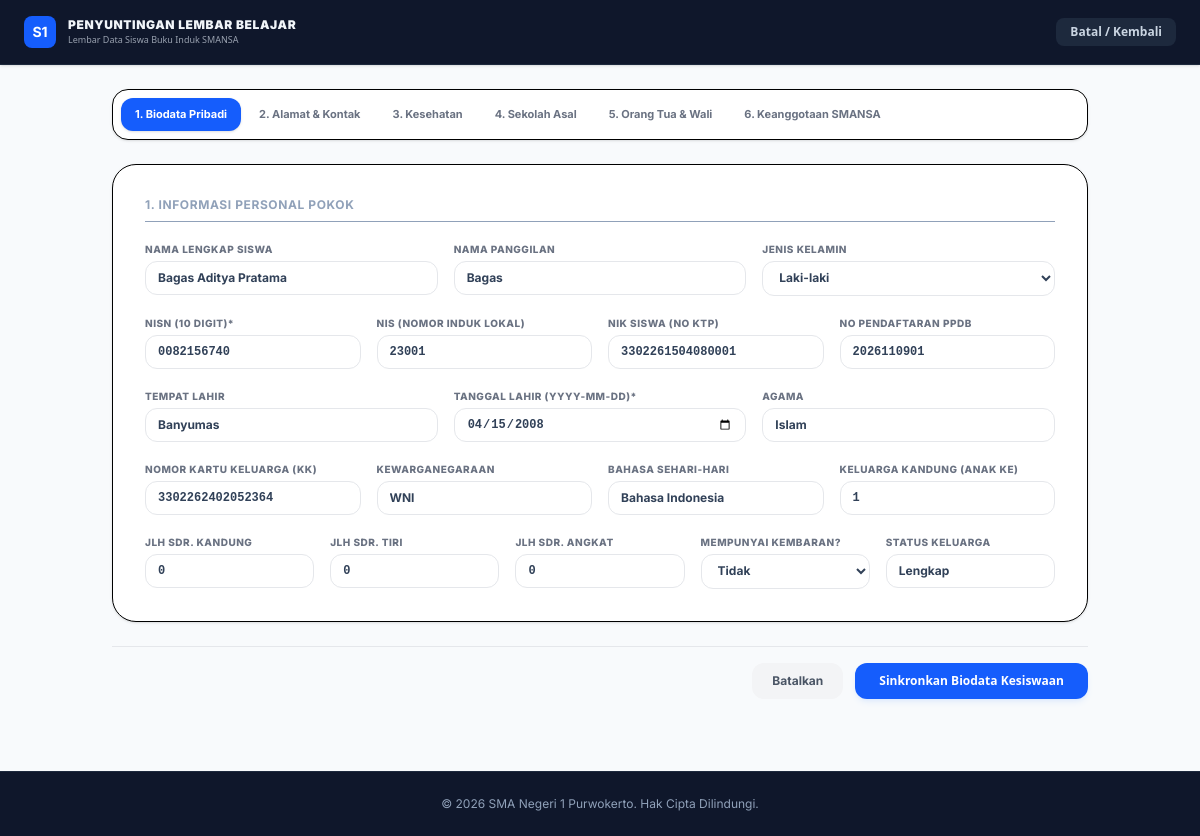
The page /admin_edit.php?id=1 (signed in) on the database its author committed.
### tables this page shows
CREATE TABLE IF NOT EXISTS `students` (
  `id` INT AUTO_INCREMENT PRIMARY KEY,
  `nisn` VARCHAR(15) NOT NULL UNIQUE,
  `nis` VARCHAR(15) DEFAULT NULL,
  `nik` VARCHAR(20) DEFAULT NULL,
  `no_pendaftaran` VARCHAR(30) DEFAULT NULL,
  `no_kk` VARCHAR(20) DEFAULT NULL,
  `no_kip` VARCHAR(20) DEFAULT NULL,
  `id_dtks` VARCHAR(20) DEFAULT NULL,
  
   
  `nama_lengkap` VARCHAR(100) NOT NULL,
  `nama_panggilan` VARCHAR(50) DEFAULT NULL,
  `jenis_kelamin` VARCHAR(15) NOT NULL,
  `tempat_lahir` VARCHAR(50) DEFAULT NULL,
  `tanggal_lahir` DATE NOT NULL,
  `agama` VARCHAR(20) DEFAULT NULL,
  `kewarganegaraan` VARCHAR(30) DEFAULT NULL,
  `anak_ke` INT DEFAULT 1,
  `saudara_kandung` INT DEFAULT 0,
  `saudara_tiri` INT DEFAULT 0,
  `saudara_angkat` INT DEFAULT 0,
  `saudara_kembar` INT DEFAULT 0,
  `anak_yatim_piatu` VARCHAR(50) DEFAULT 'Bukan Anak Yatim Piatu',
  `status_keluarga` VARCHAR(55) DEFAULT 'Lengkap',
  `bahasa_sehari_hari` VARCHAR(55) DEFAULT 'Bahasa Indonesia',
  
   
  `alamat_lengkap` TEXT DEFAULT NULL,
  `telepon` VARCHAR(25) DEFAULT NULL,
  `tinggal_dengan` VARCHAR(55) DEFAULT 'Orang Tua',
  `jarak_ke_sekolah` VARCHAR(25) DEFAULT NULL,
  `transportasi` VARCHAR(55) DEFAULT NULL,
  
   
  `golongan_darah` VARCHAR(5) DEFAULT NULL,
  `penyakit_pernah_diderita` TEXT DEFAULT NULL,
  `kelainan_jasmani` TEXT DEFAULT NULL,
  `tinggi_badan` INT DEFAULT 0,
  `berat_badan` INT DEFAULT 0,
  
   
  `lulusan_dari` VARCHAR(100) DEFAULT NULL,
  `tanggal_ijazah` VARCHAR(30) DEFAULT NULL,
  `nomor_ijazah` VARCHAR(50) DEFAULT NULL,
  `pindahan_dari` VARCHAR(100) DEFAULT NULL,
  `alasan_pindah` TEXT DEFAULT NULL,
  `lama_belajar` VARCHAR(30) DEFAULT NULL,
  
   
  `rerata_agama` DECIMAL(5,2) DEFAULT 0.00,
  `rerata_ppkn` DECIMAL(5,2) DEFAULT 0.00,
  `rerata_b_indonesia` DECIMAL(5,2) DEFAULT 0.00,
  `rerata_matematika` DECIMAL(5,2) DEFAULT 0.00,
  `rerata_ipa` DECIMAL(5,2) DEFAULT 0.00,
  `rerata_ips` DECIMAL(5,2) DEFAULT 0.00,
  `rerata_b_inggris` DECIMAL(5,2) DEFAULT 0.00,
  
   
  `prestasi_akademik` TEXT DEFAULT NULL,
  `prestasi_non_akademik` TEXT DEFAULT NULL,
  
   
  `ayah_nama` VARCHAR(100) DEFAULT NULL,
  `ayah_nik` VARCHAR(20) DEFAULT NULL,
  `ayah_tempat_lahir` VARCHAR(50) DEFAULT NULL,
  `ayah_tanggal_lahir` DATE DEFAULT NULL,
  `ayah_agama` VARCHAR(20) DEFAULT NULL,
  `ayah_kewarganegaraan` VARCHAR(30) DEFAULT NULL,
  `ayah_pendidikan` VARCHAR(50) DEFAULT NULL,
  `ayah_pekerjaan` VARCHAR(100) DEFAULT NULL,
  `ayah_penghasilan` VARCHAR(50) DEFAULT NULL,
  `ayah_alamat` TEXT DEFAULT NULL,
  `ayah_telepon` VARCHAR(25) DEFAULT NULL,
  `ayah_is_masih_hidup` TINYINT(1) DEFAULT 1,
  
   
  `ibu_nama` VARCHAR(100) DEFAULT NULL,
  `ibu_nik` VARCHAR(20) DEFAULT NULL,
  `ibu_tempat_lahir` VARCHAR(50) DEFAULT NULL,
  `ibu_tanggal_lahir` DATE DEFAULT NULL,
  `ibu_agama` VARCHAR(20) DEFAULT NULL,
  `ibu_kewarganegaraan` VARCHAR(30) DEFAULT NULL,
  `ibu_pendidikan` VARCHAR(50) DEFAULT NULL,
  `ibu_pekerjaan` VARCHAR(100) DEFAULT NULL,
  `ibu_penghasilan` VARCHAR(50) DEFAULT NULL,
  `ibu_alamat` TEXT DEFAULT NULL,
  `ibu_telepon` VARCHAR(25) DEFAULT NULL,
  `ibu_is_masih_hidup` TINYINT(1) DEFAULT 1,
  
   
  `has_wali` TINYINT(1) DEFAULT 0,
  `wali_nama` VARCHAR(100) DEFAULT NULL,
  `wali_nik` VARCHAR(20) DEFAULT NULL,
  `wali_tempat_lahir` VARCHAR(50) DEFAULT NULL,
  `wali_tanggal_lahir` DATE DEFAULT NULL,
  `wali_agama` VARCHAR(20) DEFAULT NULL,
  `wali_kewarganegaraan` VARCHAR(30) DEFAULT NULL,
  `wali_pendidikan` VARCHAR(50) DEFAULT NULL,
  `wali_pekerjaan` VARCHAR(100) DEFAULT NULL,
  `wali_penghasilan` VARCHAR(50) DEFAULT NULL,
  `wali_alamat` TEXT DEFAULT NULL,
  `wali_telepon` VARCHAR(25) DEFAULT NULL,
  `wali_hubungan_siswa` VARCHAR(50) DEFAULT NULL,
  
   
  `kelas_sekarang` VARCHAR(15) NOT NULL,
  `program_keahlian` VARCHAR(50) DEFAULT NULL,
  `tanggal_masuk` DATE NOT NULL,
  `beasiswa` VARCHAR(100) DEFAULT NULL,
  `tanggal_keluar` DATE DEFAULT NULL,
  `alasan_keluar` TEXT DEFAULT NULL,
  `nomor_stb` VARCHAR(30) DEFAULT NULL,
  
   
  `kesenian` VARCHAR(100) DEFAULT NULL,
  `olahraga` VARCHAR(100) DEFAULT NULL,
  `organisasi` VARCHAR(100) DEFAULT NULL,
  
   
  `foto` LONGTEXT DEFAULT NULL,
  
   
  `allow_print` TINYINT(1) DEFAULT 1,
  `created_at` TIMESTAMP DEFAULT CURRENT_TIMESTAMP
);

### admin_edit.php (the view, shortened to what the rows shown need)
<?php
require_once 'config.php';
$student_id = isset($_GET['id']) ? (int)$_GET['id'] : 0;
$student = null;
$mode = 'add';
if ($student_id > 0) {
    $stmt = $db->prepare("SELECT * FROM students WHERE id = ?");
    $stmt->execute([$student_id]);
    $student = $stmt->fetch();
    if ($student) {
        $mode = 'edit';
    } else {
        set_flash_message("Data siswa tidak ditemukan!", "danger");
        redirect('admin_dashboard.php');
    }
}
function val($field, $default = '') {
    global $student, $mode;
    if ($mode === 'edit' && isset($student[$field])) {
        return esc($student[$field]);
    }
    return esc($_POST[$field] ?? $default);
}
?>
<!DOCTYPE html>
<html lang="id">
<head>
    <script src="https://unpkg.com/@tailwindcss/browser@4"></script>
</head>
<body class="min-h-screen bg-slate-50 flex flex-col justify-between">
    <header class="bg-slate-900 text-white py-4 px-6 border-b border-slate-800 shadow-sm">
        <div class="max-w-7xl mx-auto flex items-center justify-between">
            <div class="flex items-center gap-3">
                <div>
                    <h1 class="text-xs font-black tracking-wider uppercase text-slate-100"><?= $mode === 'add' ? 'Registrasi Akun Utama' : 'Penyuntingan Lembar Belajar' ?></h1>
                </div>
            </div>
        </div>
    </header>
    <main class="flex-1 max-w-5xl w-full mx-auto p-4 sm:p-6 py-8">
        <form method="POST" class="space-y-6">
            <div id="pant-pribadi" class="bg-white rounded-3xl border border-gray-150 p-6 md:p-8 space-y-5 shadow-sm">
                <div class="grid grid-cols-1 md:grid-cols-3 gap-4">
                    <div>
                        <label class="block text-[10px] font-extrabold text-gray-500 uppercase tracking-wider mb-1">Nama Lengkap Siswa</label>
                        <input type="text" name="nama_lengkap" required value="<?= val('nama_lengkap') ?>" class="w-full px-3 py-2 border border-gray-200 rounded-xl text-xs font-bold text-slate-700 focus:outline-none focus:border-blue-500">
                    </div>
                    <div>
                        <label class="block text-[10px] font-extrabold text-gray-500 uppercase tracking-wider mb-1">Nama Panggilan</label>
                        <input type="text" name="nama_panggilan" value="<?= val('nama_panggilan') ?>" class="w-full px-3 py-2 border border-gray-200 rounded-xl text-xs font-bold text-slate-700 focus:outline-none focus:border-blue-500">
                    </div>
                    <div>
                        <label class="block text-[10px] font-extrabold text-gray-500 uppercase tracking-wider mb-1">Jenis Kelamin</label>
                        <select name="jenis_kelamin" class="w-full px-3 py-2 border border-gray-200 rounded-xl text-xs font-bold text-slate-700 focus:outline-none focus:border-blue-500">
                            <option value="Laki-laki" <?= val('jenis_kelamin') === 'Laki-laki' ? 'selected' : '' ?>>Laki-laki</option>
                        </select>
                    </div>
                </div>
                <div class="grid grid-cols-1 md:grid-cols-4 gap-4">
                    <div>
                        <label class="block text-[10px] font-extrabold text-gray-500 uppercase tracking-wider mb-1">NISN (10 Digit)*</label>
                        <input type="text" name="nisn" required maxlength="10" value="<?= val('nisn') ?>" class="w-full px-3 py-2 border border-gray-200 rounded-xl text-xs font-bold font-mono text-slate-700 focus:outline-none focus:border-blue-500">
                    </div>
                    <div>
                        <label class="block text-[10px] font-extrabold text-gray-500 uppercase tracking-wider mb-1">NIS (Nomor Induk Lokal)</label>
                        <input type="text" name="nis" value="<?= val('nis') ?>" class="w-full px-3 py-2 border border-gray-200 rounded-xl text-xs font-bold font-mono text-slate-700 focus:outline-none focus:border-blue-500">
                    </div>
                    <div>
                        <label class="block text-[10px] font-extrabold text-gray-500 uppercase tracking-wider mb-1">NIK Siswa (No KTP)</label>
                        <input type="text" name="nik" value="<?= val('nik') ?>" class="w-full px-3 py-2 border border-gray-200 rounded-xl text-xs font-bold font-mono text-slate-700 focus:outline-none focus:border-blue-500">
                    </div>
                    <div>
                        <label class="block text-[10px] font-extrabold text-gray-500 uppercase tracking-wider mb-1">No Pendaftaran PPDB</label>
                        <input type="text" name="no_pendaftaran" value="<?= val('no_pendaftaran') ?>" class="w-full px-3 py-2 border border-gray-200 rounded-xl text-xs font-bold font-mono text-slate-700 focus:outline-none focus:border-blue-500">
                    </div>
                </div>
                <div class="grid grid-cols-1 md:grid-cols-3 gap-4">
                    <div>
                        <label class="block text-[10px] font-extrabold text-gray-500 uppercase tracking-wider mb-1">Tempat Lahir</label>
                        <input type="text" name="tempat_lahir" value="<?= val('tempat_lahir') ?>" class="w-full px-3 py-2 border border-gray-200 rounded-xl text-xs font-bold text-slate-700 focus:outline-none focus:border-blue-500">
                    </div>
                    <div>
                        <label class="block text-[10px] font-extrabold text-gray-500 uppercase tracking-wider mb-1">Tanggal Lahir (YYYY-MM-DD)*</label>
                        <input type="date" name="tanggal_lahir" required value="<?= val('tanggal_lahir') ?>" class="w-full px-3 py-2 border border-gray-200 rounded-xl text-xs font-bold font-mono text-slate-700 focus:outline-none focus:border-blue-500">
                    </div>
                    <div>
                        <label class="block text-[10px] font-extrabold text-gray-500 uppercase tracking-wider mb-1">Agama</label>
                        <input type="text" name="agama" value="<?= val('agama', 'Islam') ?>" class="w-full px-3 py-2 border border-gray-200 rounded-xl text-xs font-bold text-slate-700 focus:outline-none focus:border-blue-500">
                    </div>
                </div>
                <div class="grid grid-cols-1 md:grid-cols-4 gap-4">
                    <div>
                        <label class="block text-[10px] font-extrabold text-gray-500 uppercase tracking-wider mb-1">Nomor Kartu Keluarga (KK)</label>
                        <input type="text" name="no_kk" value="<?= val('no_kk') ?>" class="w-full px-3 py-2 border border-gray-200 rounded-xl text-xs font-bold font-mono text-slate-700 focus:outline-none focus:border-blue-500">
                    </div>
                    <div>
                        <label class="block text-[10px] font-extrabold text-gray-500 uppercase tracking-wider mb-1">Kewarganegaraan</label>
                        <input type="text" name="kewarganegaraan" value="<?= val('kewarganegaraan', 'WNI') ?>" class="w-full px-3 py-2 border border-gray-200 rounded-xl text-xs font-bold text-slate-700 focus:outline-none focus:border-blue-500">
                    </div>
                    <div>
                        <label class="block text-[10px] font-extrabold text-gray-500 uppercase tracking-wider mb-1">Bahasa Sehari-hari</label>
                        <input type="text" name="bahasa_sehari_hari" value="<?= val('bahasa_sehari_hari', 'Bahasa Indonesia') ?>" class="w-full px-3 py-2 border border-gray-200 rounded-xl text-xs font-bold text-slate-700 focus:outline-none focus:border-blue-500">
                    </div>
                    <div>
                        <label class="block text-[10px] font-extrabold text-gray-500 uppercase tracking-wider mb-1">Keluarga Kandung (Anak Ke)</label>
                        <input type="number" name="anak_ke" value="<?= val('anak_ke', '1') ?>" class="w-full px-3 py-2 border border-gray-200 rounded-xl text-xs font-bold font-mono text-slate-700 focus:outline-none focus:border-blue-500">
                    </div>
                </div>
                <div class="grid grid-cols-2 md:grid-cols-5 gap-4">
                    <div>
                        <label class="block text-[10px] font-extrabold text-gray-500 uppercase tracking-wider mb-1">Jlh Sdr. Kandung</label>
                        <input type="number" name="saudara_kandung" value="<?= val('saudara_kandung', '0') ?>" class="w-full px-3 py-2 border border-gray-200 rounded-xl text-xs font-bold font-mono text-slate-700 focus:outline-none focus:border-blue-500">
                    </div>
                    <div>
                        <label class="block text-[10px] font-extrabold text-gray-500 uppercase tracking-wider mb-1">Jlh Sdr. Tiri</label>
                        <input type="number" name="saudara_tiri" value="<?= val('saudara_tiri', '0') ?>" class="w-full px-3 py-2 border border-gray-200 rounded-xl text-xs font-bold font-mono text-slate-700 focus:outline-none focus:border-blue-500">
                    </div>
                    <div>
                        <label class="block text-[10px] font-extrabold text-gray-500 uppercase tracking-wider mb-1">Jlh Sdr. Angkat</label>
                        <input type="number" name="saudara_angkat" value="<?= val('saudara_angkat', '0') ?>" class="w-full px-3 py-2 border border-gray-200 rounded-xl text-xs font-bold font-mono text-slate-700 focus:outline-none focus:border-blue-500">
                    </div>
                    <div>
                        <label class="block text-[10px] font-extrabold text-gray-500 uppercase tracking-wider mb-1">Mempunyai Kembaran?</label>
                        <select name="saudara_kembar" class="w-full px-3 py-2 border border-gray-200 rounded-xl text-xs font-bold text-slate-700 focus:outline-none focus:border-blue-500">
                            <option value="0" <?= val('saudara_kembar') === '0' ? 'selected' : '' ?>>Tidak</option>
                        </select>
                    </div>
                    <div class="col-span-2 md:col-span-1">
                        <label class="block text-[10px] font-extrabold text-gray-500 uppercase tracking-wider mb-1">Status Keluarga</label>
                        <input type="text" name="status_keluarga" value="<?= val('status_keluarga', 'Lengkap') ?>" class="w-full px-3 py-2 border border-gray-200 rounded-xl text-xs font-bold text-slate-700 focus:outline-none focus:border-blue-500">
                    </div>
                </div>
            </div>
        </form>
    </main>
</body>
</html>

### rows shown on the page
students: nama_lengkap "Bagas Aditya Pratama", nama_panggilan "Bagas", jenis_kelamin "Laki-laki", nisn "0082156740", nis "23001", nik "3302261504080001", no_pendaftaran "2026110901", tempat_lahir "Banyumas", tanggal_lahir "04/15/2008", agama "Islam", no_kk "3302262402052364", kewarganegaraan "WNI", bahasa_sehari_hari "Bahasa Indonesia", anak_ke "1", saudara_kandung "0", saudara_tiri "0", saudara_angkat "0", saudara_kembar "Tidak", status_keluarga "Lengkap"
